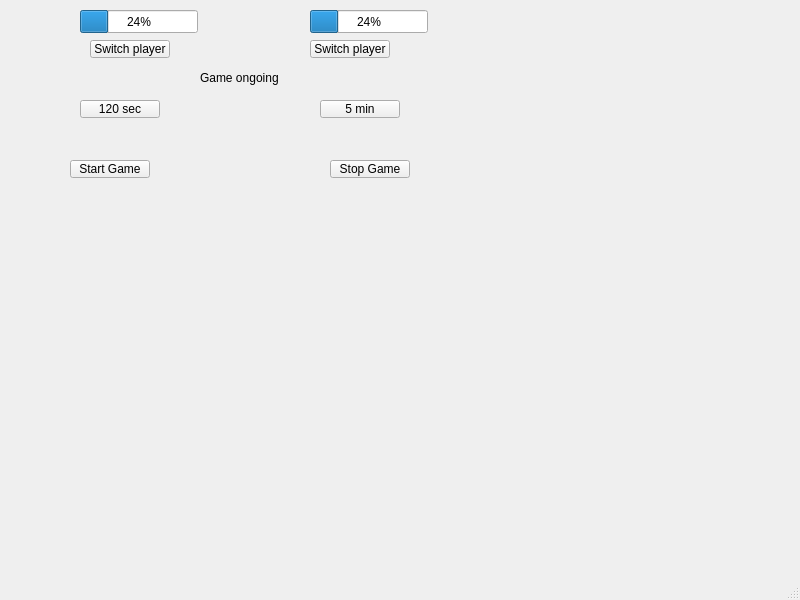
<?xml version="1.0" encoding="UTF-8"?>
<ui version="4.0">
 <class>MainWindow</class>
 <widget class="QMainWindow" name="MainWindow">
  <property name="geometry">
   <rect>
    <x>0</x>
    <y>0</y>
    <width>800</width>
    <height>600</height>
   </rect>
  </property>
  <property name="windowTitle">
   <string>MainWindow</string>
  </property>
  <widget class="QWidget" name="centralwidget">
   <widget class="QPushButton" name="sec120">
    <property name="geometry">
     <rect>
      <x>80</x>
      <y>100</y>
      <width>80</width>
      <height>18</height>
     </rect>
    </property>
    <property name="text">
     <string>120 sec</string>
    </property>
   </widget>
   <widget class="QPushButton" name="min5">
    <property name="geometry">
     <rect>
      <x>320</x>
      <y>100</y>
      <width>80</width>
      <height>18</height>
     </rect>
    </property>
    <property name="text">
     <string>5 min</string>
    </property>
   </widget>
   <widget class="QPushButton" name="startti">
    <property name="geometry">
     <rect>
      <x>70</x>
      <y>160</y>
      <width>80</width>
      <height>18</height>
     </rect>
    </property>
    <property name="text">
     <string>Start Game</string>
    </property>
   </widget>
   <widget class="QPushButton" name="stoppi">
    <property name="geometry">
     <rect>
      <x>330</x>
      <y>160</y>
      <width>80</width>
      <height>18</height>
     </rect>
    </property>
    <property name="text">
     <string>Stop Game</string>
    </property>
   </widget>
   <widget class="QLabel" name="lblinfoText">
    <property name="geometry">
     <rect>
      <x>200</x>
      <y>70</y>
      <width>91</width>
      <height>16</height>
     </rect>
    </property>
    <property name="text">
     <string>Game ongoing</string>
    </property>
   </widget>
   <widget class="QPushButton" name="vaihto1">
    <property name="geometry">
     <rect>
      <x>90</x>
      <y>40</y>
      <width>80</width>
      <height>18</height>
     </rect>
    </property>
    <property name="text">
     <string>Switch player</string>
    </property>
   </widget>
   <widget class="QPushButton" name="vaihto2">
    <property name="geometry">
     <rect>
      <x>310</x>
      <y>40</y>
      <width>80</width>
      <height>18</height>
     </rect>
    </property>
    <property name="text">
     <string>Switch player</string>
    </property>
   </widget>
   <widget class="QProgressBar" name="barPlayer1">
    <property name="geometry">
     <rect>
      <x>80</x>
      <y>10</y>
      <width>118</width>
      <height>23</height>
     </rect>
    </property>
    <property name="value">
     <number>24</number>
    </property>
   </widget>
   <widget class="QProgressBar" name="barPlayer2">
    <property name="geometry">
     <rect>
      <x>310</x>
      <y>10</y>
      <width>118</width>
      <height>23</height>
     </rect>
    </property>
    <property name="value">
     <number>24</number>
    </property>
   </widget>
   <zorder>sec120</zorder>
   <zorder>min5</zorder>
   <zorder>stoppi</zorder>
   <zorder>lblinfoText</zorder>
   <zorder>vaihto1</zorder>
   <zorder>vaihto2</zorder>
   <zorder>barPlayer1</zorder>
   <zorder>barPlayer2</zorder>
   <zorder>startti</zorder>
  </widget>
  <widget class="QMenuBar" name="menubar">
   <property name="geometry">
    <rect>
     <x>0</x>
     <y>0</y>
     <width>800</width>
     <height>17</height>
    </rect>
   </property>
  </widget>
  <widget class="QStatusBar" name="statusbar"/>
 </widget>
 <resources/>
 <connections/>
</ui>
